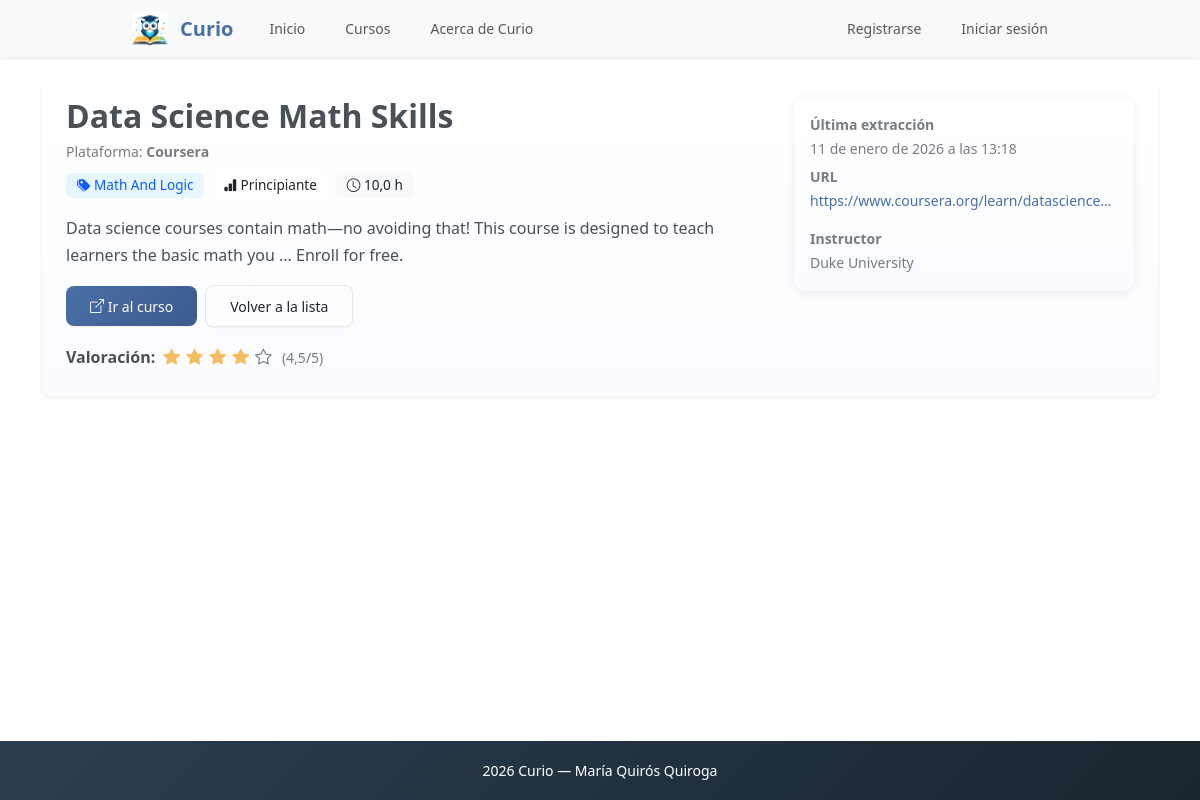
The page /courses/1/ on the database its author committed.
### main/models.py (models this page shows, shortened)
class Course(models.Model):
    LEVEL_CHOICES = [
        ('Beginner', 'Principiante'),
        ('Intermediate', 'Intermedio'),
        ('Advanced', 'Avanzado'),
    ]
    title = models.CharField(max_length=255)
    description = models.TextField(blank=True, null=True)
    platform = models.ForeignKey(Platform, on_delete=models.CASCADE)
    level = models.CharField(max_length=20, choices=LEVEL_CHOICES, blank=True)
    duration = models.FloatField(
        null=True, blank=True, help_text="Approximate duration in hours"
    )
    instructor = models.ForeignKey(Instructor, on_delete=models.SET_NULL, null=True, blank=True)
    rating = models.FloatField(null=True, blank=True,
                               validators=[
                                    MinValueValidator(0.0),
                                    MaxValueValidator(5.0)
                               ],
                               help_text="Rating from 0.0 to 5.0")
    url = models.URLField(unique=True)
    category = models.ForeignKey(Category, on_delete=models.SET_NULL, null=True, blank=True)
    last_scraped = models.DateTimeField()
    class Meta:
        ordering = ["platform", "title"]

class Platform(models.Model):
    name = models.CharField(max_length=100, unique=True)

class Category(models.Model):
    name = models.CharField(max_length=100, unique=True)

class Instructor(models.Model):
    name = models.CharField(max_length=255, unique=True)

### main/views.py (the view)
# urls.py: path('courses/<int:course_id>/', main_views.course_detail, name='course_detail'),
def course_detail(request, course_id):
    try:
        course = Course.objects.get(id=course_id)
    except Course.DoesNotExist:
        messages.error(request, 'El curso solicitado no existe.')
        return render(request, 'main/course_not_found.html')
    if request.user.is_authenticated:
        uc = UserCourse.objects.filter(user=request.user, course=course).first()
        setattr(course, 'is_liked', bool(uc and uc.liked))
        setattr(course, 'is_disliked', bool(uc and uc.disliked))
    else:
        setattr(course, 'is_liked', False)
        setattr(course, 'is_disliked', False)
    similar_courses = similar_courses_given_course(course)
    next_courses = next_steps_given_course(course)
    return render(request, 'main/course_detail.html', {
        'course': course,
        'similar_courses': similar_courses,
        'next_courses': next_courses
    })

### main/populateDB.py (called while the page is built)
def init_whoosh(index_dir=WHOOSH_INDEX_DIR):
    if not os.path.exists(index_dir):
        os.mkdir(index_dir)
    schema = Schema(
        url=ID(stored=True, unique=True),
        title=TEXT(stored=False),
        description=TEXT(stored=False),
        category=KEYWORD(stored=False, lowercase=True),
        level = KEYWORD(lowercase=True, stored=False),
        platform=KEYWORD(lowercase=True, stored=False),
        instructor=KEYWORD(lowercase=True, stored=False),
        duration=NUMERIC(stored=False, numtype=int, signed=False),
        rating=NUMERIC(stored=False, numtype=float),
        last_scraped=DATETIME(stored=False),
        keywords=KEYWORD(commas=True, stored=True)
    )
    if not index.exists_in(index_dir):
        ix = index.create_in(index_dir, schema)
    else:
        ix = index.open_dir(index_dir)
    return ix

def open_whoosh(index_dir=WHOOSH_INDEX_DIR):
    if not os.path.exists(index_dir):
        os.mkdir(index_dir)
    if index.exists_in(index_dir):
        return index.open_dir(index_dir)
    else:
        return init_whoosh(index_dir)

### main/views.py (called while the page is built, shortened)
def similar_courses_given_course(course):
    ix = open_whoosh()
    similar_courses = Course.objects.none()
    return similar_courses

### templates/main/course_detail.html (shortened to what this page needs)
{% extends 'base.html' %}
{% load static %}
{% block content %}
<link rel="stylesheet" href="{% static 'css/course_detail.css' %}">
<div class="container my-4">
    <div class="card shadow-sm">
        <div class="card-body">
            <div class="row align-items-start">
                <div class="col-lg-8">
                    <h2 class="card-title mb-1">{{ course.title }}</h2>
                    <p class="text-muted small mb-2">Plataforma: <span class="fw-semibold">{{ course.platform.name }}</span></p>
                    <div class="mb-3">
                        {% if course.category %}<span class="badge bg-info text-dark me-1"><i class="bi bi-tags-fill"></i> {{ course.category.name }}</span>{% endif %}
                        {% if course.level %}<span class="badge bg-secondary me-1"><i class="bi bi-bar-chart-fill"></i> {{ course.get_level_display }}</span>{% endif %}
                        {% if course.duration %}<span class="badge bg-light text-dark"><i class="bi bi-clock"></i> {{ course.duration }} h</span>{% endif %}
                    </div>
                    <p class="mb-3">{% if course.description %}{{ course.description }}{% else %}<em>Sin descripción disponible.</em>{% endif %}</p>
                    <div class="d-flex flex-wrap gap-2 align-items-center mb-3">
                        <a href="{{ course.url }}" class="btn btn-primary btn-sm" target="_blank" rel="noopener"><i class="bi bi-box-arrow-up-right"></i> Ir al curso</a>
                        <a href="{% url 'all_courses' %}" class="btn btn-outline-secondary btn-sm">Volver a la lista</a>
                    </div>
                    {% if course.rating %}
                    <div class="mb-2 d-flex align-items-center">
                        <strong class="me-2">Valoración:</strong>
                        <div class="rating" aria-label="Valoración: {{ course.rating }}/5">
                            {% for _ in "12345"|make_list %}
                                {% if forloop.counter <= course.rating %}
                                    <i class="bi bi-star-fill text-warning"></i>
                                {% else %}
                                    <i class="bi bi-star text-muted"></i>
                                {% endif %}
                            {% endfor %}
                        </div>
                        <span class="ms-2 small text-muted">({{ course.rating }}/5)</span>
                    </div>
                    {% endif %}
                </div>
                <div class="col-lg-4 mt-3 mt-lg-0">
                    <div class="card border-0">
                        <div class="card-body p-3">
                            <p class="mb-1 small text-muted"><strong>Última extracción</strong><br>{{ course.last_scraped }}</p>
                            <p class="mb-2 small text-muted"><strong>URL</strong><br><a href="{{ course.url }}" target="_blank" rel="noopener" class="text-truncate d-inline-block" style="max-width:100%;">{{ course.url }}</a></p>
                            {% if course.instructor %}
                                <p class="mb-0 small text-muted"><strong>Instructor</strong><br>{{ course.instructor.name }}</p>
                            {% endif %}
                        </div>
                    </div>
                </div>
            </div>
        </div>
    </div>
</div>
{% endblock %}

### static/css/curious.css (style rules this page uses)
:root { --curious-primary: #4a6fa5; --curious-secondary: #e8833a; --curious-accent: #f4b942; --curious-success: #5cb85c; --curious-info: #17a2b8; --curious-light: #f8f9fa; --curious-dark: #2c3e50; --curious-purple: #9b59b6; --transition-smooth: all 0.3s cubic-bezier(0.4, 0, 0.2, 1); }
* { transition: var(--transition-smooth); }
body { font-family: 'Segoe UI', Tahoma, Geneva, Verdana, sans-serif; line-height: 1.7; color: var(--curious-dark); }
h1, h2, h3, h4, h5, h6 { font-weight: 600; position: relative; display: inline-block; }
h1::after, h2::after { content: ''; position: absolute; bottom: -5px; left: 0; width: 0; height: 3px; background: linear-gradient(90deg, var(--curious-secondary), var(--curious-accent)); transition: width 0.4s ease; }
.card { border: none; border-radius: 12px; box-shadow: 0 2px 8px rgba(0,0,0,0.08); overflow: hidden; transition: transform 0.3s ease, box-shadow 0.3s ease; }
.btn { border-radius: 8px; font-weight: 500; padding: 0.6rem 1.5rem; position: relative; overflow: hidden; }
.btn::before { content: ''; position: absolute; top: 50%; left: 50%; width: 0; height: 0; border-radius: 50%; background: rgba(255, 255, 255, 0.3); transform: translate(-50%, -50%); transition: width 0.6s, height 0.6s; }
.btn-primary { background: linear-gradient(135deg, var(--curious-primary), #3d5a8c); border: none; }
.badge { border-radius: 6px; padding: 0.4em 0.8em; font-weight: 500; font-size: 0.85em; }
a:not(.btn):not(.nav-link) { color: var(--curious-primary); text-decoration: none; position: relative; font-weight: 500; }
a:not(.btn):not(.nav-link)::after { content: ''; position: absolute; width: 100%; height: 2px; bottom: -2px; left: 0; background: var(--curious-secondary); transform: scaleX(0); transform-origin: left; transition: transform 0.3s ease; }
.container { position: relative; }
i, .icon { transition: transform 0.3s ease; }
html { scroll-behavior: smooth; }

### static/css/course_detail.css (style rules this page uses)
.card.shadow-sm { border-radius: .75rem; border: 0; overflow: hidden; }
.card.shadow-sm .card-body { background: linear-gradient(180deg,#ffffff, #fbfcff); }
.badge.bg-info { background-color: #e6f7ff !important; color: #0b5cff !important; }
.btn-primary { background-color: #0b5cff; border-color: #0b5cff; }
.rating i { font-size: 1.05rem; margin-right: 2px; }

### rows shown on the page
Course: title "Data Science Math Skills", platform.name "Coursera", category.name "Math And Logic", level "Principiante", duration "10,0", description "Data science courses contain math—no avoiding that! This course is designed to teach learners the basic math you ... Enroll for free.", rating "4,5", last_scraped "11 de enero de 2026 a las 13:18", url "https://www.coursera.org/learn/datascience…", instructor.name "Duke University"
